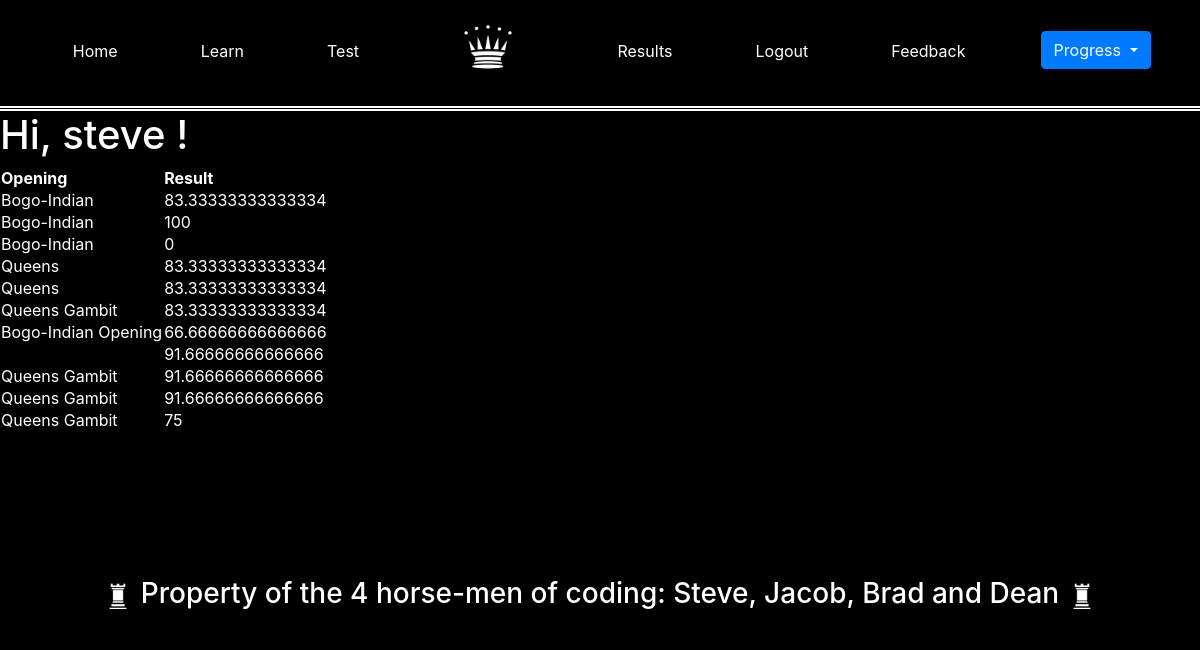
/results (signed in), run on the app's committed database.
### app/models.py (models this page shows, shortened)
class User(UserMixin, db.Model):
    id = db.Column(db.Integer, primary_key=True)
    username = db.Column(db.String(64), index=True, unique=True)
    email = db.Column(db.String(120), index=True, unique=True)
    password_hash = db.Column(db.String(128))
    posts = db.relationship('Post', backref='author', lazy='dynamic')
    results = db.relationship('Results', backref = 'student', lazy = 'dynamic')

class Results(db.Model):
    id = db.Column(db.Integer, primary_key=True)
    opening = db.Column(db.String(140))
    result =db.Column(db.Integer)
    incorrect = db.Column(db.ARRAY(db.String(140)))
    passed = db.Column(db.Boolean)
    timestamp = db.Column(db.DateTime, index=True, default=datetime.utcnow)
    user_id = db.Column(db.Integer, db.ForeignKey('user.id'))

### app/routes.py (the view)
@app.route('/results', methods=['GET', 'POST'])
@login_required
def results():
    u = User.query.get(current_user.id)
    return render_template('results.html', title='results', query = u.results.all())

### app/models.py (called while the page is built)
@login.user_loader
def load_user(id):
    return User.query.get(int(id))

### app/templates/results.html
{% extends "base.html" %}
{% block content %}
<h1>Hi, {{current_user.username}} ! </h1>
<table>
<tr>
    <th>Opening</th>
    <th>Result</th>
</tr>
{% for r in query %}
<tr>
    <td>
        {{r.opening}}
    </td>
    <td>
        {{r.result}}
    </td>
</tr>
{% endfor %}
</table>
{% include "footer.html" %}
{% endblock %}

### app/templates/base.html (shortened to what this page needs)
<html>
    <head>
        <link rel="stylesheet" href="https://maxcdn.bootstrapcdn.com/bootstrap/4.5.2/css/bootstrap.min.css">
  </head>
  <body>
    <nav class="navbar navbar-expand-sm justify-content-center" style="background-color: black; padding-left: 2.6%; border-bottom: 5px white double; padding-bottom: 2%;">
      <ul class="navbar-nav nav-fill w-100">
        <li class="nav-item" style="padding-top: 2%;">
          <a class="nav-link" href="{{ url_for('index') }}">Home</a>
        </li>
        <li class="nav-item" style="padding-top: 2%;">
          <a class="nav-link" href="{{ url_for('newLearn') }}">Learn</a>
        </li>
        <li class="nav-item" style="padding-top: 2%;">
          <a class="nav-link" href="{{ url_for('newTest') }}">Test</a>
        </li>
        <a class="navbar-brand mx-auto" href="#" style="padding-left: 5%; padding-right: 5%; padding-top: 0.75%;">
          <img src="static/img/chesspieces/wikipedia/wQ.png" alt="logo" style="width:60px;">
        </a>
        <li class="nav-item" style="padding-top: 2%;">
          <a class="nav-link" href="{{ url_for('results') }}">Results</a>
        </li>
        <li class="nav-item" style="padding-top: 2%;">
          <a class="nav-link" href="{{ url_for('logout') }}">Logout</a>
        </li>
        <li class="nav-item" style="padding-top: 2%;">
          <a class="nav-link" href="{{ url_for('feedback2') }}">Feedback</a>
        </li>
        <li class="nav-item dropdown" style="padding-top: 2%;">
          <button type="button" class="btn btn-primary dropdown-toggle" data-toggle="dropdown">
            Progress
          </button>
        </li>
      </ul>
    </nav>
        {% block content %}{% endblock %}
    </body>
</html>

### app/templates/footer.html (shortened to what this page needs)
<html>
    <head>
        <link rel="stylesheet" href="https://maxcdn.bootstrapcdn.com/bootstrap/4.5.2/css/bootstrap.min.css">
  </head>
    <body>
        <div id='footer' class="text-align">
          <h3>
            <img src="static/img/chesspieces/wikipedia/wR.png" alt="footerking" style="height: 40px; width:30px;">
            Property of the 4 horse-men of coding: Steve, Jacob, Brad and Dean
            <img src="static/img/chesspieces/wikipedia/wR.png" alt="footerking" style="height: 40px; width:30px;">
          </h3>
        </div>
    </body>
</html>

### app/templates/base.html (style rules this page uses)
.nav-link { color: white; }

### app/templates/footer.html (style rules this page uses)
* { color: white; }
body { background-color: black; }
#footer { position:relative; bottom:0; width:100%; height:40px; background: black; padding-top: 2%; display: table; margin-top: 10%; }
.text-align { display: table-cell; vertical-align: middle; text-align: center; }

### data on the page
User: username "steve"
Results: opening "Bogo-Indian", result "83.33333333333334"
Results: opening "Bogo-Indian", result "100"
Results: opening "Bogo-Indian", result "0"
Results: opening "Queens", result "83.33333333333334"
Results: opening "Queens", result "83.33333333333334"
Results: opening "Queens Gambit", result "83.33333333333334"
Results: opening "Bogo-Indian Opening", result "66.66666666666666"
Results: result "91.66666666666666"
Results: opening "Queens Gambit", result "91.66666666666666"
Results: opening "Queens Gambit", result "91.66666666666666"
Results: opening "Queens Gambit", result "75"
